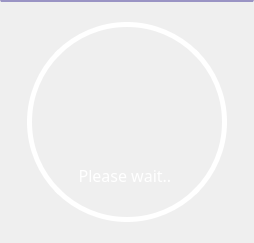
            <widget class="QFrame" name="frame">
             <property name="styleSheet">
              <string notr="true">QFrame{border-top: 2px solid rgb(154, 148, 196)}</string>
             </property>
             <property name="frameShape">
              <enum>QFrame::StyledPanel</enum>
             </property>
             <property name="frameShadow">
              <enum>QFrame::Raised</enum>
             </property>
             <layout class="QVBoxLayout" name="verticalLayout_2">
              <item>
               <widget class="QFrame" name="middle_frame">
                <property name="styleSheet">
                 <string notr="true">border: none;</string>
                </property>
                <property name="frameShape">
                 <enum>QFrame::StyledPanel</enum>
                </property>
                <property name="frameShadow">
                 <enum>QFrame::Raised</enum>
                </property>
                <layout class="QHBoxLayout" name="horizontalLayout_2">
                 <item>
                  <widget class="QFrame" name="frame_4">
                   <property name="enabled">
                    <bool>true</bool>
                   </property>
                   <property name="minimumSize">
                    <size>
                     <width>0</width>
                     <height>0</height>
                    </size>
                   </property>
                   <property name="maximumSize">
                    <size>
                     <width>562</width>
                     <height>150</height>
                    </size>
                   </property>
                   <property name="styleSheet">
                    <string notr="true">background-color: rgb(27, 29, 35);
padding: 10px;
border-radius: 20px;</string>
                   </property>
                   <property name="frameShape">
                    <enum>QFrame::StyledPanel</enum>
                   </property>
                   <property name="frameShadow">
                    <enum>QFrame::Raised</enum>
                   </property>
                   <widget class="QLabel" name="label_14">
                    <property name="geometry">
                     <rect>
                      <x>300</x>
                      <y>70</y>
                      <width>50</width>
                      <height>50</height>
                     </rect>
                    </property>
                    <property name="minimumSize">
                     <size>
                      <width>50</width>
                      <height>50</height>
                     </size>
                    </property>
                    <property name="maximumSize">
                     <size>
                      <width>50</width>
                      <height>50</height>
                     </size>
                    </property>
                    <property name="styleSheet">
                     <string notr="true">padding: 5px;
border: 2px solid rgb(255, 255, 255);
border-radius: 20px;
color: rgb(252, 191, 130);</string>
                    </property>
                    <property name="text">
                     <string/>
                    </property>
                    <property name="pixmap">
                     <pixmap>images/humidity.png</pixmap>
                    </property>
                    <property name="scaledContents">
                     <bool>true</bool>
                    </property>
                   </widget>
                   <widget class="QLabel" name="label_15">
                    <property name="geometry">
                     <rect>
                      <x>999</x>
                      <y>19</y>
                      <width>50</width>
                      <height>50</height>
                     </rect>
                    </property>
                    <property name="minimumSize">
                     <size>
                      <width>50</width>
                      <height>50</height>
                     </size>
                    </property>
                    <property name="maximumSize">
                     <size>
                      <width>50</width>
                      <height>50</height>
                     </size>
                    </property>
                    <property name="styleSheet">
                     <string notr="true">padding: 5px;
border: 2px solid rgb(103, 103, 103);
border-radius: 20px;
color: rgb(252, 191, 130);</string>
                    </property>
                    <property name="text">
                     <string/>
                    </property>
                    <property name="pixmap">
                     <pixmap>:/weather/icons/weather/png/001-cloudy day.png</pixmap>
                    </property>
                    <property name="scaledContents">
                     <bool>true</bool>
                    </property>
                   </widget>
                   <widget class="QLabel" name="latitude_label_2">
                    <property name="geometry">
                     <rect>
                      <x>1055</x>
                      <y>19</y>
                      <width>129</width>
                      <height>40</height>
                     </rect>
                    </property>
                    <property name="minimumSize">
                     <size>
                      <width>0</width>
                      <height>30</height>
                     </size>
                    </property>
                    <property name="font">
                     <font>
                      <family>Adobe Caslon Pro</family>
                      <pointsize>12</pointsize>
                      <weight>75</weight>
                      <bold>true</bold>
                     </font>
                    </property>
                    <property name="styleSheet">
                     <string notr="true">color: rgb(173, 167, 220);</string>
                    </property>
                    <property name="text">
                     <string>Please wait..</string>
                    </property>
                   </widget>
                   <widget class="QLabel" name="label_16">
                    <property name="geometry">
                     <rect>
                      <x>20</x>
                      <y>70</y>
                      <width>50</width>
                      <height>50</height>
                     </rect>
                    </property>
                    <property name="minimumSize">
                     <size>
                      <width>50</width>
                      <height>50</height>
                     </size>
                    </property>
                    <property name="maximumSize">
                     <size>
                      <width>50</width>
                      <height>50</height>
                     </size>
                    </property>
                    <property name="styleSheet">
                     <string notr="true">padding: 5px;
border: 2px solid rgb(255, 255, 255);
border-radius: 20px;
color: rgb(252, 191, 130);</string>
                    </property>
                    <property name="text">
                     <string/>
                    </property>
                    <property name="pixmap">
                     <pixmap>images/temperature.png</pixmap>
                    </property>
                    <property name="scaledContents">
                     <bool>true</bool>
                    </property>
                   </widget>
                   <widget class="QLabel" name="sunrise_label1_2">
                    <property name="geometry">
                     <rect>
                      <x>10</x>
                      <y>19</y>
                      <width>161</width>
                      <height>40</height>
                     </rect>
                    </property>
                    <property name="minimumSize">
                     <size>
                      <width>0</width>
                      <height>30</height>
                     </size>
                    </property>
                    <property name="font">
                     <font>
                      <family>Adobe Caslon Pro</family>
                      <pointsize>12</pointsize>
                      <weight>75</weight>
                      <bold>true</bold>
                      <underline>true</underline>
                     </font>
                    </property>
                    <property name="text">
                     <string>TEMPERATURE</string>
                    </property>
                   </widget>
                   <widget class="QLabel" name="latitude_label1_2">
                    <property name="geometry">
                     <rect>
                      <x>290</x>
                      <y>19</y>
                      <width>111</width>
                      <height>40</height>
                     </rect>
                    </property>
                    <property name="minimumSize">
                     <size>
                      <width>0</width>
                      <height>30</height>
                     </size>
                    </property>
                    <property name="font">
                     <font>
                      <family>Adobe Caslon Pro</family>
                      <pointsize>12</pointsize>
                      <weight>75</weight>
                      <bold>true</bold>
                      <underline>true</underline>
                     </font>
                    </property>
                    <property name="text">
                     <string>HUMIDITY</string>
                    </property>
                   </widget>
                   <widget class="QLabel" name="sunrise_label_2">
                    <property name="geometry">
                     <rect>
                      <x>80</x>
                      <y>80</y>
                      <width>141</width>
                      <height>40</height>
                     </rect>
                    </property>
                    <property name="minimumSize">
                     <size>
                      <width>0</width>
                      <height>30</height>
                     </size>
                    </property>
                    <property name="font">
                     <font>
                      <family>Adobe Caslon Pro</family>
                      <pointsize>14</pointsize>
                      <weight>75</weight>
                      <bold>true</bold>
                     </font>
                    </property>
                    <property name="styleSheet">
                     <string notr="true">color: rgb(173, 167, 220);</string>
                    </property>
                    <property name="text">
                     <string>Please wait..</string>
                    </property>
                   </widget>
                   <widget class="QLabel" name="longitude_label_2">
                    <property name="geometry">
                     <rect>
                      <x>350</x>
                      <y>80</y>
                      <width>141</width>
                      <height>40</height>
                     </rect>
                    </property>
                    <property name="minimumSize">
                     <size>
                      <width>0</width>
                      <height>30</height>
                     </size>
                    </property>
                    <property name="font">
                     <font>
                      <family>Adobe Caslon Pro</family>
                      <pointsize>14</pointsize>
                      <weight>75</weight>
                      <bold>true</bold>
                     </font>
                    </property>
                    <property name="styleSheet">
                     <string notr="true">color: rgb(173, 167, 220);</string>
                    </property>
                    <property name="text">
                     <string>Please wait..</string>
                    </property>
                   </widget>
                  </widget>
                 </item>
                 <item>
                  <widget class="QFrame" name="current_weather_frame">
                   <property name="minimumSize">
                    <size>
                     <width>200</width>
                     <height>200</height>
                    </size>
                   </property>
                   <property name="maximumSize">
                    <size>
                     <width>200</width>
                     <height>200</height>
                    </size>
                   </property>
                   <property name="styleSheet">
                    <string notr="true">padding: 5px;
border: 5px solid rgb(255, 255, 255);
border-radius: 100px;
color: rgb(252, 191, 130);</string>
                   </property>
                   <property name="frameShape">
                    <enum>QFrame::StyledPanel</enum>
                   </property>
                   <property name="frameShadow">
                    <enum>QFrame::Raised</enum>
                   </property>
                   <layout class="QVBoxLayout" name="verticalLayout_4">
                    <item>
                     <widget class="QLabel" name="current_weather_icon">
                      <property name="minimumSize">
                       <size>
                        <width>100</width>
                        <height>100</height>
                       </size>
                      </property>
                      <property name="maximumSize">
                       <size>
                        <width>100</width>
                        <height>100</height>
                       </size>
                      </property>
                      <property name="styleSheet">
                       <string notr="true">border: none;
background: none;</string>
                      </property>
                      <property name="text">
                       <string/>
                      </property>
                      <property name="pixmap">
                       <pixmap>:/weather/icons/weather/png/027-location.png</pixmap>
                      </property>
                      <property name="scaledContents">
                       <bool>true</bool>
                      </property>
                      <property name="alignment">
                       <set>Qt::AlignCenter</set>
                      </property>
                     </widget>
                    </item>
                    <item>
                     <widget class="QLabel" name="current_weather_label">
                      <property name="font">
                       <font>
                        <family>Adobe Caslon Pro</family>
                        <pointsize>12</pointsize>
                       </font>
                      </property>
                      <property name="styleSheet">
                       <string notr="true">border: none;
padding: 15px;
color: rgb(255, 255, 255);
background: none;</string>
                      </property>
                      <property name="text">
                       <string>Please wait.. </string>
                      </property>
                      <property name="alignment">
                       <set>Qt::AlignCenter</set>
                      </property>
                      <property name="wordWrap">
                       <bool>true</bool>
                      </property>
                     </widget>
                    </item>
                   </layout>
                  </widget>
                 </item>
                 <item>
                  <widget class="QFrame" name="frame_5">
                   <property name="enabled">
                    <bool>true</bool>
                   </property>
                   <property name="minimumSize">
                    <size>
                     <width>0</width>
                     <height>0</height>
                    </size>
                   </property>
                   <property name="maximumSize">
                    <size>
                     <width>562</width>
                     <height>150</height>
                    </size>
                   </property>
                   <property name="styleSheet">
                    <string notr="true">background-color: rgb(27, 29, 35);
padding: 10px;
border-radius: 20px;</string>
                   </property>
                   <property name="frameShape">
                    <enum>QFrame::StyledPanel</enum>
                   </property>
                   <property name="frameShadow">
                    <enum>QFrame::Raised</enum>
                   </property>
                   <widget class="QLabel" name="label_17">
                    <property name="geometry">
                     <rect>
                      <x>300</x>
                      <y>70</y>
                      <width>50</width>
                      <height>50</height>
                     </rect>
                    </property>
                    <property name="minimumSize">
                     <size>
                      <width>50</width>
                      <height>50</height>
                     </size>
                    </property>
                    <property name="maximumSize">
                     <size>
                      <width>50</width>
                      <height>50</height>
                     </size>
                    </property>
                    <property name="styleSheet">
                     <string notr="true">padding: 5px;
border: 2px solid rgb(255, 255, 255);
border-radius: 20px;
color: rgb(252, 191, 130);</string>
                    </property>
                    <property name="text">
                     <string/>
                    </property>
                    <property name="pixmap">
                     <pixmap>images/sunrise.png</pixmap>
                    </property>
                    <property name="scaledContents">
                     <bool>true</bool>
                    </property>
                   </widget>
                   <widget class="QLabel" name="label_19">
                    <property name="geometry">
                     <rect>
                      <x>999</x>
                      <y>19</y>
                      <width>50</width>
                      <height>50</height>
                     </rect>
                    </property>
                    <property name="minimumSize">
                     <size>
                      <width>50</width>
                      <height>50</height>
                     </size>
                    </property>
                    <property name="maximumSize">
                     <size>
                      <width>50</width>
                      <height>50</height>
                     </size>
                    </property>
                    <property name="styleSheet">
                     <string notr="true">padding: 5px;
border: 2px solid rgb(103, 103, 103);
border-radius: 20px;
color: rgb(252, 191, 130);</string>
                    </property>
                    <property name="text">
                     <string/>
                    </property>
                    <property name="pixmap">
                     <pixmap>:/weather/icons/weather/png/001-cloudy day.png</pixmap>
                    </property>
                    <property name="scaledContents">
                     <bool>true</bool>
                    </property>
                   </widget>
                   <widget class="QLabel" name="latitude_label_3">
                    <property name="geometry">
                     <rect>
                      <x>1055</x>
                      <y>19</y>
                      <width>129</width>
                      <height>40</height>
                     </rect>
                    </property>
                    <property name="minimumSize">
                     <size>
                      <width>0</width>
                      <height>30</height>
                     </size>
                    </property>
                    <property name="font">
                     <font>
                      <family>Adobe Caslon Pro</family>
                      <pointsize>12</pointsize>
                      <weight>75</weight>
                      <bold>true</bold>
                     </font>
                    </property>
                    <property name="styleSheet">
                     <string notr="true">color: rgb(173, 167, 220);</string>
                    </property>
                    <property name="text">
                     <string>Please wait..</string>
                    </property>
                   </widget>
                   <widget class="QLabel" name="label_20">
                    <property name="geometry">
                     <rect>
                      <x>20</x>
                      <y>70</y>
                      <width>50</width>
                      <height>50</height>
                     </rect>
                    </property>
                    <property name="minimumSize">
                     <size>
                      <width>50</width>
                      <height>50</height>
                     </size>
                    </property>
                    <property name="maximumSize">
                     <size>
                      <width>50</width>
                      <height>50</height>
                     </size>
                    </property>
                    <property name="styleSheet">
                     <string notr="true">padding: 5px;
border: 2px solid rgb(255, 255, 255);
border-radius: 20px;
color: rgb(252, 191, 130);</string>
                    </property>
                    <property name="text">
                     <string/>
                    </property>
                    <property name="pixmap">
                     <pixmap>images/wind.png</pixmap>
                    </property>
                    <property name="scaledContents">
                     <bool>true</bool>
                    </property>
                   </widget>
                   <widget class="QLabel" name="sunrise_label1_3">
                    <property name="geometry">
                     <rect>
                      <x>10</x>
                      <y>19</y>
                      <width>131</width>
                      <height>40</height>
                     </rect>
                    </property>
                    <property name="minimumSize">
                     <size>
                      <width>0</width>
                      <height>30</height>
                     </size>
                    </property>
                    <property name="font">
                     <font>
                      <family>Adobe Caslon Pro</family>
                      <pointsize>12</pointsize>
                      <weight>75</weight>
                      <bold>true</bold>
                      <underline>true</underline>
                     </font>
                    </property>
                    <property name="text">
                     <string>WIND</string>
                    </property>
                   </widget>
                   <widget class="QLabel" name="latitude_label1_3">
                    <property name="geometry">
                     <rect>
                      <x>290</x>
                      <y>19</y>
                      <width>101</width>
                      <height>40</height>
                     </rect>
                    </property>
                    <property name="minimumSize">
                     <size>
                      <width>0</width>
                      <height>30</height>
                     </size>
                    </property>
                    <property name="font">
                     <font>
                      <family>Adobe Caslon Pro</family>
                      <pointsize>12</pointsize>
                      <weight>75</weight>
                      <bold>true</bold>
                      <underline>true</underline>
                     </font>
                    </property>
                    <property name="text">
                     <string>SUNRISE</string>
                    </property>
                   </widget>
                   <widget class="QLabel" name="sunrise_label_3">
                    <property name="geometry">
                     <rect>
                      <x>80</x>
                      <y>80</y>
                      <width>141</width>
                      <height>40</height>
                     </rect>
                    </property>
                    <property name="minimumSize">
                     <size>
                      <width>0</width>
                      <height>30</height>
                     </size>
                    </property>
                    <property name="font">
                     <font>
                      <family>Adobe Caslon Pro</family>
                      <pointsize>14</pointsize>
                      <weight>75</weight>
                      <bold>true</bold>
                     </font>
                    </property>
                    <property name="styleSheet">
                     <string notr="true">color: rgb(173, 167, 220);</string>
                    </property>
                    <property name="text">
                     <string>Please wait..</string>
                    </property>
                   </widget>
                   <widget class="QLabel" name="longitude_label_3">
                    <property name="geometry">
                     <rect>
                      <x>350</x>
                      <y>80</y>
                      <width>141</width>
                      <height>40</height>
                     </rect>
                    </property>
                    <property name="minimumSize">
                     <size>
                      <width>0</width>
                      <height>30</height>
                     </size>
                    </property>
                    <property name="font">
                     <font>
                      <family>Adobe Caslon Pro</family>
                      <pointsize>14</pointsize>
                      <weight>75</weight>
                      <bold>true</bold>
                     </font>
                    </property>
                    <property name="styleSheet">
                     <string notr="true">color: rgb(173, 167, 220);</string>
                    </property>
                    <property name="text">
                     <string>Please wait..</string>
                    </property>
                   </widget>
                  </widget>
                 </item>
                </layout>
               </widget>
              </item>
             </layout>
            </widget>
